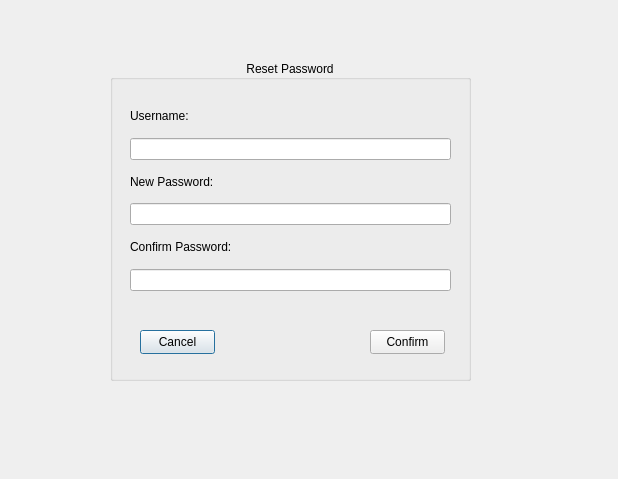
<?xml version="1.0" encoding="UTF-8"?>
<ui version="4.0">
 <class>ForgotPassword</class>
 <widget class="QDialog" name="ForgotPassword">
  <property name="geometry">
   <rect>
    <x>0</x>
    <y>0</y>
    <width>618</width>
    <height>479</height>
   </rect>
  </property>
  <property name="windowTitle">
   <string>Dialog</string>
  </property>
  <widget class="QGroupBox" name="groupBox">
   <property name="geometry">
    <rect>
     <x>110</x>
     <y>60</y>
     <width>361</width>
     <height>321</height>
    </rect>
   </property>
   <property name="title">
    <string>Reset Password</string>
   </property>
   <property name="alignment">
    <set>Qt::AlignmentFlag::AlignCenter</set>
   </property>
   <widget class="QPushButton" name="CancelBtn">
    <property name="geometry">
     <rect>
      <x>30</x>
      <y>270</y>
      <width>75</width>
      <height>24</height>
     </rect>
    </property>
    <property name="text">
     <string>Cancel</string>
    </property>
   </widget>
   <widget class="QPushButton" name="ConfirmBtn">
    <property name="geometry">
     <rect>
      <x>260</x>
      <y>270</y>
      <width>75</width>
      <height>24</height>
     </rect>
    </property>
    <property name="text">
     <string>Confirm</string>
    </property>
   </widget>
   <widget class="QWidget" name="layoutWidget">
    <property name="geometry">
     <rect>
      <x>20</x>
      <y>40</y>
      <width>321</width>
      <height>191</height>
     </rect>
    </property>
    <layout class="QVBoxLayout" name="verticalLayout">
     <item>
      <widget class="QLabel" name="labelUsername">
       <property name="text">
        <string>Username:</string>
       </property>
      </widget>
     </item>
     <item>
      <widget class="QLineEdit" name="lineEditUsername"/>
     </item>
     <item>
      <widget class="QLabel" name="labelPassword">
       <property name="text">
        <string>New Password:</string>
       </property>
      </widget>
     </item>
     <item>
      <widget class="QLineEdit" name="lineEditPassword"/>
     </item>
     <item>
      <widget class="QLabel" name="labelConfirmPass">
       <property name="text">
        <string>Confirm Password:</string>
       </property>
      </widget>
     </item>
     <item>
      <widget class="QLineEdit" name="lineEditConfirmPass"/>
     </item>
    </layout>
   </widget>
  </widget>
 </widget>
 <resources/>
 <connections/>
</ui>
